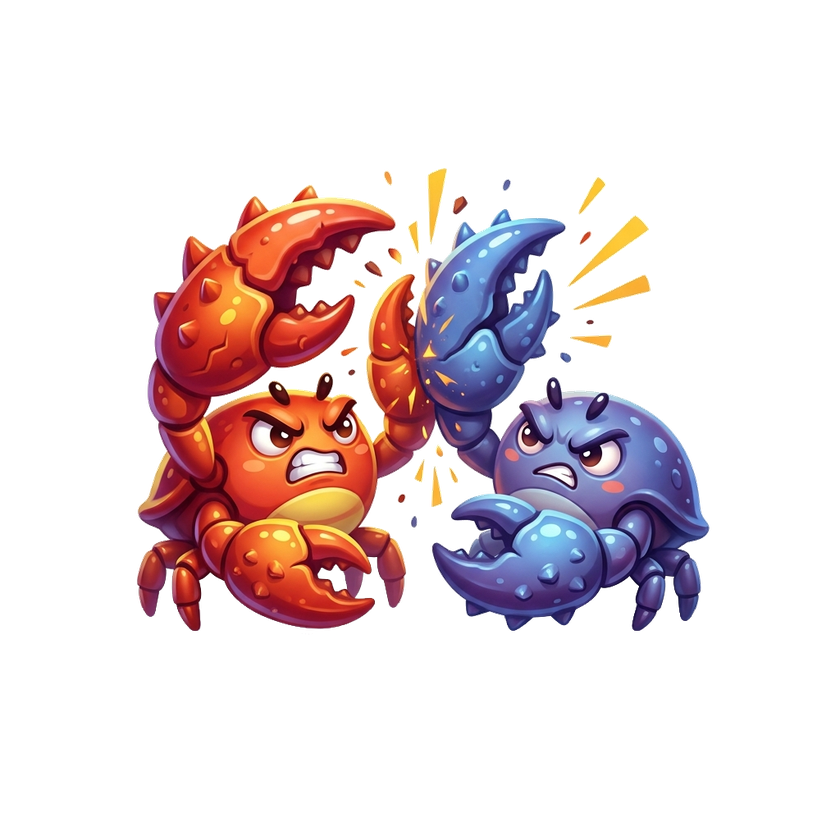
#> input picture assets/images/crab_fight.png, 840 x 840 px, shrunk from 1024 x 1024 before the run, found by its file name; its folder holds 5 pictures in this run
$ python fix_white_bg.py
#> lines starting #> are read from the running program, lines starting #| are printed output that depends on the picture
import os
from PIL import Image, ImageDraw

def clear_stubborn_white_bg(filename):
#> called with filename = 'crab_fight.png'
    path = f"C:/Users/user/.gemini/antigravity/scratch/cangzaina/images/{filename}"
    if not os.path.exists(path):
        print(f"File not found: {path}")
        return

    img = Image.open(path).convert("RGBA")
#> img is the input picture: PIL image 840x840 RGBA; mean R, G, B, A 37.1, 23.3, 25.5, 58.5
    rgb_img = img.convert("RGB")
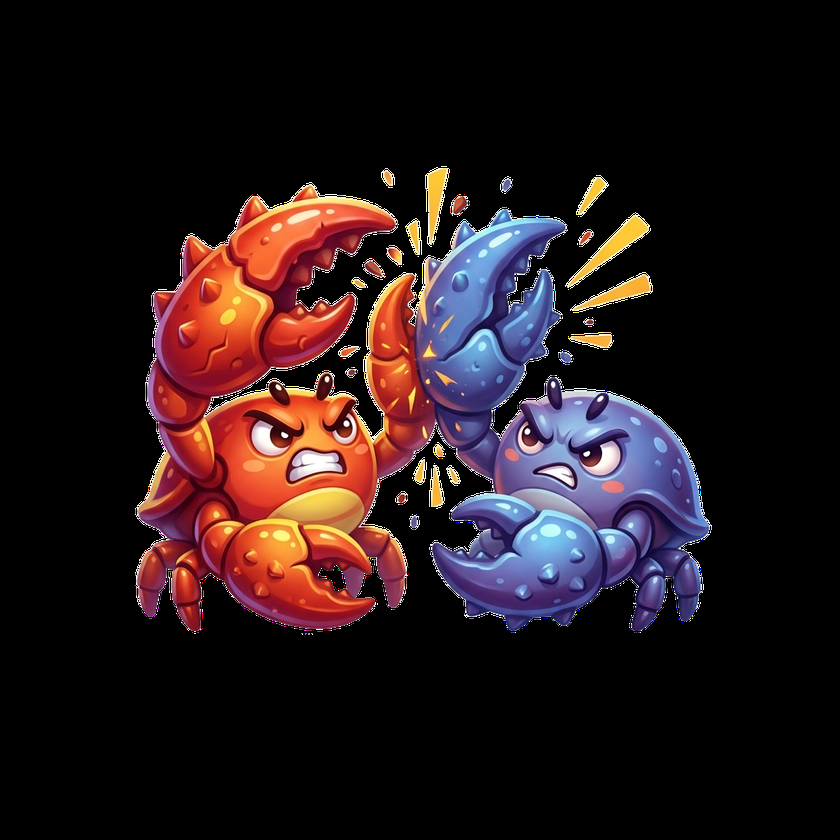
#> rgb_img: PIL image 840x840 RGB; mean R, G, B 37.1, 23.3, 25.5

    # ç”¨é­”æ£’ç‚¹é™¤èƒŒæ™¯ï¼Œå®½å®¹åº¦ç»™è¶?5
    ImageDraw.floodfill(rgb_img, (0, 0), (255, 0, 255), thresh=45)
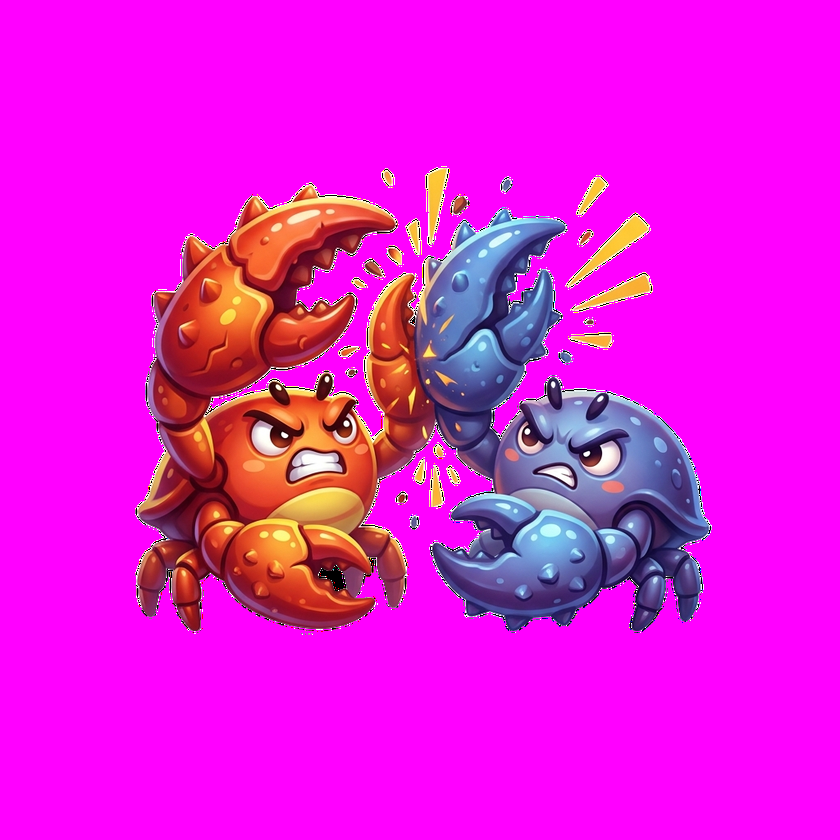
#> rgb_img: PIL image 840x840 RGB; mean R, G, B 229.3, 23.3, 217.7

    w, h = img.size
#> w = 840; h = 840
    for y in range(h):
        for x in range(w):
            r, g, b = rgb_img.getpixel((x, y))
            if r == 255 and g == 0 and b == 255:
                img.putpixel((x, y), (0, 0, 0, 0))

    img.save(path)
    print(f"Successfully erased background from {filename}!")

if __name__ == '__main__':
    clear_stubborn_white_bg('crab_fight.png')
